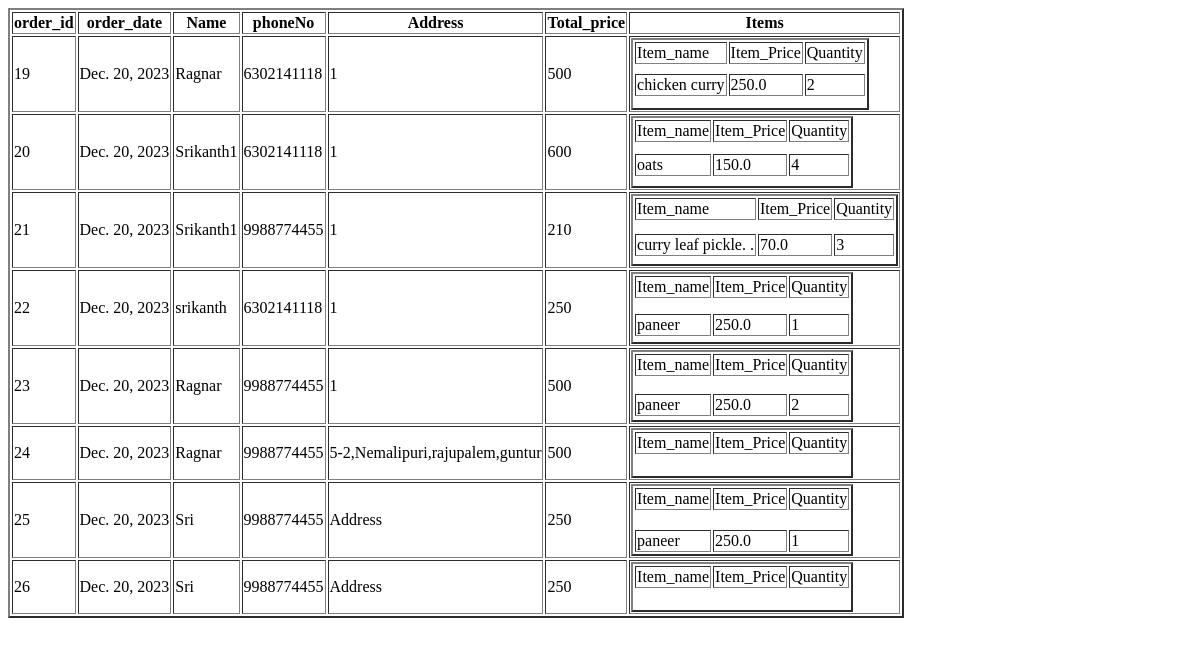
The page /buy_app/order_details/ (signed in) on the database as committed earlier.
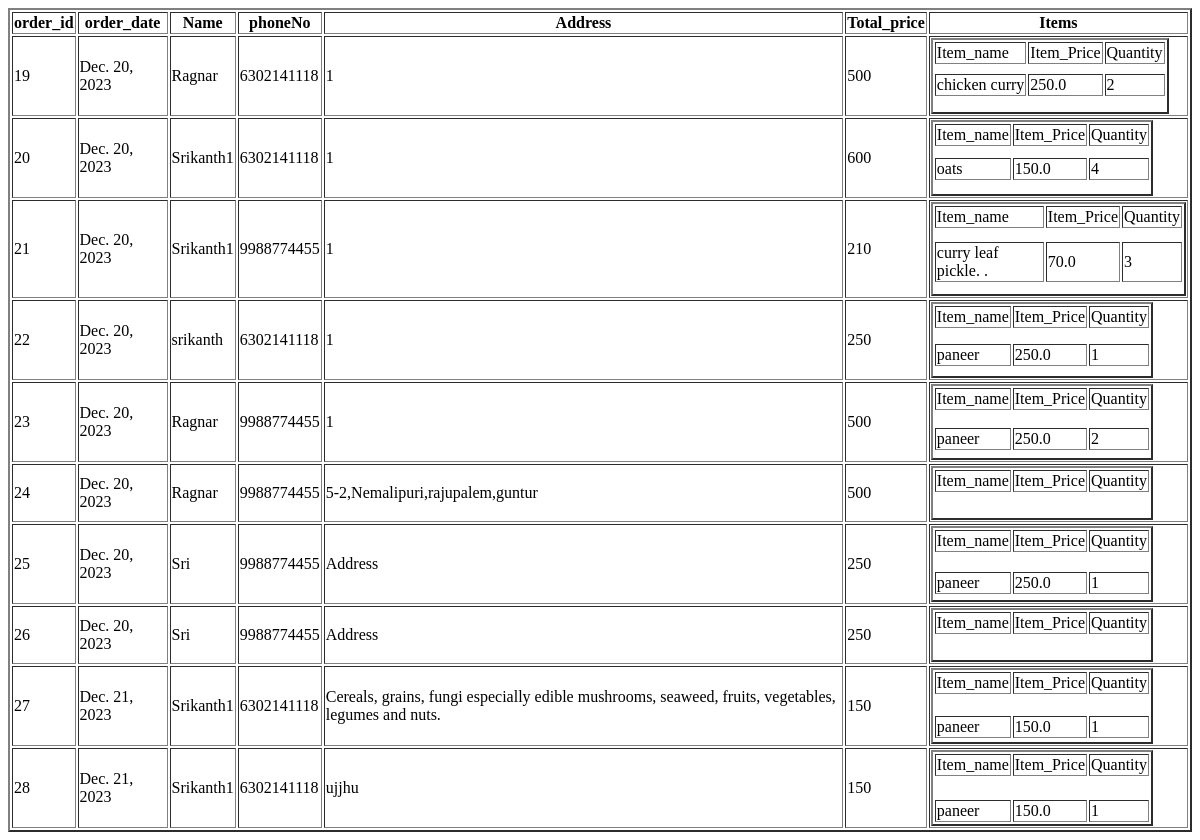
The same page on the database as committed later.
### buy_app/models.py (models this page shows)
class buy_model(models.Model):
    buy_id=models.AutoField(primary_key=True)
    customer_id=models.PositiveIntegerField()
    total_price=models.IntegerField()
    customer_name=models.CharField(max_length=50)
    customer_phoneno=models.PositiveBigIntegerField()
    customer_address=models.CharField(max_length=200)
    order_date=models.DateField(auto_now=True)

class buyed_item_list(models.Model):
    buy_id=models.PositiveBigIntegerField()
    item_id=models.PositiveBigIntegerField()
    item_name=models.CharField(max_length=50)
    item_price=models.FloatField()
    quantity=models.PositiveIntegerField()

### buy_app/views.py (the view)
@login_required(login_url='/proapp18/login/')
def order_details_view(request):
    cust_details=buy_model.objects.all()
    items_details=buyed_item_list.objects.all()
    return render(request,'order_details.html',context={'cust_details':cust_details,'items_details':items_details,})

### buy_app/templates/order_details.html (shortened to what this page needs)
<!DOCTYPE html>
<html lang="en">
<head>
</head>
<body>
    {% if cust_details %}
    <table border="2">
        <tr>
            <th>order_id</th>
            <th>order_date</th>
            <th>Name</th>
            <th>phoneNo</th>
            <th>Address</th>
            <th>Total_price</th>
            <th>Items </th>
        </tr>
        {%for i in cust_details%}
        <tr>
            <td>{{i.buy_id}}</td>
            <td>{{i.order_date}}</td>
            <td>{{i.customer_name}}</td>
            <td>{{i.customer_phoneno}}</td>
            <td>{{i.customer_address}}</td>
            <td>{{i.total_price}}</td>
            <td>
                <table border="2">
                    <tr>
                        <td>Item_name</td>
                        <td>Item_Price</td>
                        <td>Quantity</td>
                    </tr>
                {% for j in items_details %}
                <tr>
                    {% if j.buy_id == i.buy_id %}
                    <td>{{j.item_name}}</td>
                    <td>{{j.item_price}}</td>
                    <td>{{j.quantity}}</td>
                    {% endif %}
                {% endfor %}
                </tr>
                </table>
            </td>
        </tr>
        {% endfor %}
    </table>
    {% else %}
    <h1> No orders </h1>
    {% endif %}
</body>
</html>

Rows that differ between the two databases and show on the page:
added buy_model: buy_id "27", order_date "Dec. 21, 2023", customer_name "Srikanth1", customer_phoneno "6302141118", customer_address "Cereals, grains, fungi especially edible mushrooms, seaweed, fruits, vegetables, legumes and nuts.", total_price "150"
added buyed_item_list: item_name "paneer", item_price "150.0", quantity "1", shown under "27"
added buy_model: buy_id "28", order_date "Dec. 21, 2023", customer_name "Srikanth1", customer_phoneno "6302141118", customer_address "ujjhu", total_price "150"
added buyed_item_list: item_name "paneer", item_price "150.0", quantity "1", shown under "28"
